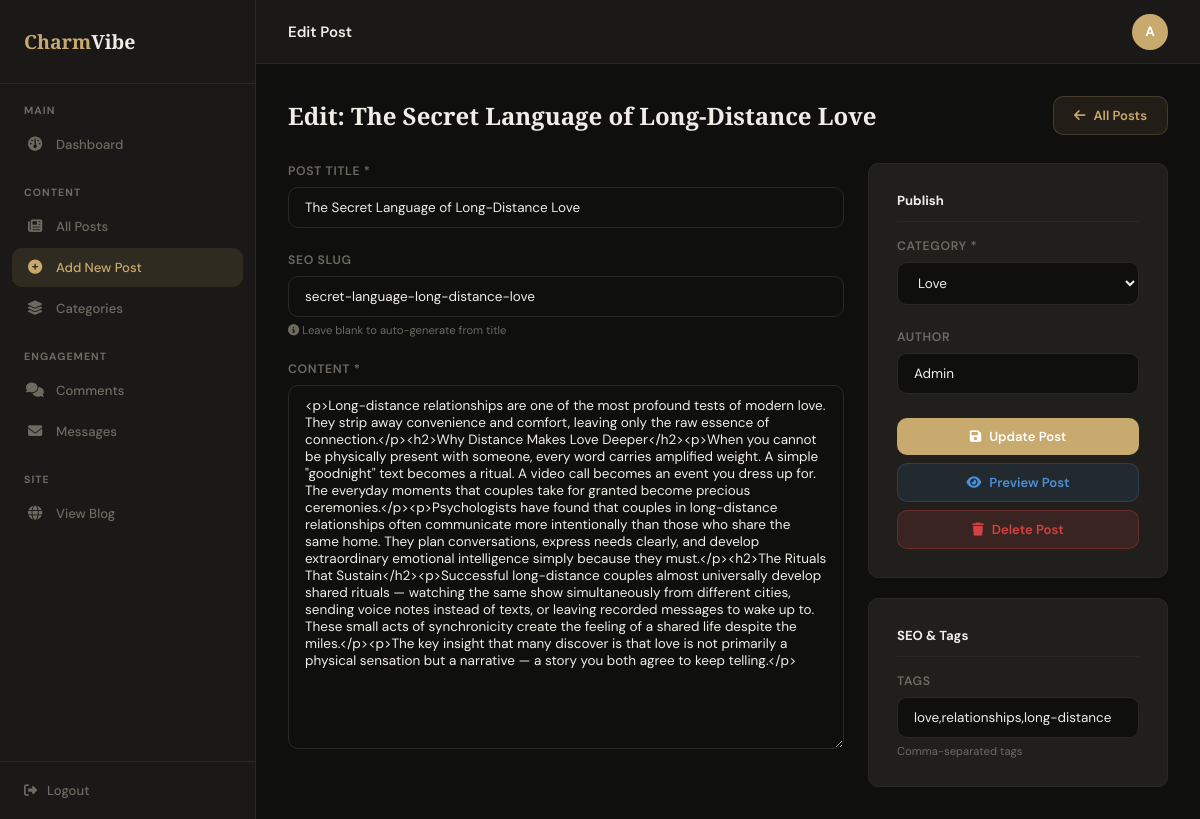
The app's page /admin/add-post.php?edit=1 (signed in) with its own data.
### tables this page shows
CREATE TABLE IF NOT EXISTS posts (
  id          INT UNSIGNED AUTO_INCREMENT PRIMARY KEY,
  title       VARCHAR(255) NOT NULL,
  slug        VARCHAR(280) NOT NULL UNIQUE,
  content     LONGTEXT     NOT NULL,
  excerpt     TEXT,
  image       VARCHAR(255) DEFAULT NULL,
  category_id INT UNSIGNED NOT NULL,
  author      VARCHAR(80)  NOT NULL DEFAULT 'Admin',
  tags        VARCHAR(255) DEFAULT NULL,
  created_at  DATETIME     NOT NULL DEFAULT CURRENT_TIMESTAMP,
  updated_at  DATETIME     NOT NULL DEFAULT CURRENT_TIMESTAMP ON UPDATE CURRENT_TIMESTAMP,
  FOREIGN KEY (category_id) REFERENCES categories(id) ON DELETE CASCADE
);

CREATE TABLE IF NOT EXISTS categories (
  id         INT UNSIGNED AUTO_INCREMENT PRIMARY KEY,
  name       VARCHAR(80)  NOT NULL,
  slug       VARCHAR(100) NOT NULL UNIQUE,
  icon       VARCHAR(60)  NOT NULL DEFAULT 'fa-folder',
  created_at DATETIME     NOT NULL DEFAULT CURRENT_TIMESTAMP
);

### includes/functions.php (called while the page is built, shortened)
<?php
require_once __DIR__ . '/db.php';
function getPostById(int $id): ?array {
    global $pdo;
    $stmt = $pdo->prepare(
        "SELECT p.*, c.name AS category_name
         FROM posts p LEFT JOIN categories c ON p.category_id = c.id
         WHERE p.id = ?"
    );
    $stmt->execute([$id]);
    return $stmt->fetch() ?: null;
}
function getCategories(): array {
    global $pdo;
    return $pdo->query(
        "SELECT c.*, COUNT(p.id) AS post_count
         FROM categories c LEFT JOIN posts p ON c.id = p.category_id
         GROUP BY c.id ORDER BY c.name"
    )->fetchAll();
}

### admin/add-post.php (the view, shortened to what this page needs)
<?php
require_once __DIR__ . '/../includes/db.php';
require_once __DIR__ . '/../includes/functions.php';
$editId   = isset($_GET['edit']) ? (int)$_GET['edit'] : 0;
$editPost = $editId ? getPostById($editId) : null;
$categories = getCategories();
?>
<!DOCTYPE html>
<html lang="en">
<head>
  <link rel="stylesheet" href="https://cdnjs.cloudflare.com/ajax/libs/font-awesome/6.5.0/css/all.min.css">
  <link rel="stylesheet" href="../assets/css/admin.css">
</head>
<body>
<?php require_once 'sidebar.php'; ?>
<div class="admin-main">
  <div class="admin-topbar">
    <div class="topbar-title"><?= $editPost ? 'Edit Post' : 'Add New Post' ?></div>
    <div class="topbar-right">
      <div class="admin-avatar"><?= strtoupper(substr($_SESSION['admin_user'],0,1)) ?></div>
    </div>
  </div>
  <div class="admin-content">
    <div class="admin-page-header">
      <div class="admin-page-title"><?= $editPost ? 'Edit: ' . htmlspecialchars($editPost['title']) : 'Write New Post' ?></div>
      <a href="manage-posts.php" class="admin-btn" style="background:rgba(200,169,110,0.1);color:var(--admin-accent);border:1px solid rgba(200,169,110,0.2)"><i class="fas fa-arrow-left"></i> All Posts</a>
    </div>
    <form method="POST" action="add-post.php<?= $editId ? '?edit='.$editId : '' ?>">
      <div style="display:grid;grid-template-columns:1fr 300px;gap:24px;align-items:start">
        <div>
          <div class="admin-form-group">
            <label class="admin-label" for="title">Post Title *</label>
            <input class="admin-input" type="text" id="title" name="title"
              value="<?= htmlspecialchars($editPost['title'] ?? $_POST['title'] ?? '') ?>"
              placeholder="Enter a compelling title…" required
              oninput="autoSlug(this.value)">
          </div>
          <div class="admin-form-group">
            <label class="admin-label" for="slug">SEO Slug</label>
            <input class="admin-input" type="text" id="slug" name="slug"
              value="<?= htmlspecialchars($editPost['slug'] ?? $_POST['slug'] ?? '') ?>"
              placeholder="auto-generated-from-title">
            <div style="font-size:.75rem;color:var(--admin-muted);margin-top:6px"><i class="fas fa-info-circle"></i> Leave blank to auto-generate from title</div>
          </div>
          <div class="admin-form-group">
            <label class="admin-label" for="content">Content *</label>
            <textarea class="admin-input" id="content" name="content" rows="20"><?= htmlspecialchars($editPost['content'] ?? $_POST['content'] ?? '') ?></textarea>
          </div>
        </div>
        <div>
          <div class="admin-card" style="margin-bottom:20px">
            <div style="font-weight:700;font-size:.875rem;margin-bottom:16px;padding-bottom:12px;border-bottom:1px solid var(--admin-border)">Publish</div>
            <div class="admin-form-group">
              <label class="admin-label" for="category_id">Category *</label>
              <select class="admin-input" id="category_id" name="category_id" required>
                <?php foreach ($categories as $cat): ?>
                <option value="<?= $cat['id'] ?>" <?= ($editPost['category_id'] ?? $_POST['category_id'] ?? '') == $cat['id'] ? 'selected' : '' ?>>
                  <?= htmlspecialchars($cat['name']) ?>
                </option>
                <?php endforeach; ?>
              </select>
            </div>
            <div class="admin-form-group">
              <label class="admin-label" for="author">Author</label>
              <input class="admin-input" type="text" id="author" name="author"
                value="<?= htmlspecialchars($editPost['author'] ?? $_POST['author'] ?? 'Admin') ?>">
            </div>
            <button type="submit" class="admin-btn admin-btn-primary" style="width:100%;justify-content:center">
              <i class="fas fa-<?= $editPost ? 'floppy-disk' : 'upload' ?>"></i>
              <?= $editPost ? 'Update Post' : 'Publish Post' ?>
            </button>
            <?php if ($editPost): ?>
            <a href="../post.php?slug=<?= urlencode($editPost['slug']) ?>" target="_blank"
               class="admin-btn" style="width:100%;justify-content:center;margin-top:8px;background:rgba(74,144,217,0.1);color:#4A90D9;border:1px solid rgba(74,144,217,0.2)">
              <i class="fas fa-eye"></i> Preview Post
            </a>
            <a href="manage-posts.php?delete=<?= $editPost['id'] ?>" onclick="return confirm('Delete this post permanently?')"
               class="admin-btn admin-btn-danger" style="width:100%;justify-content:center;margin-top:8px">
              <i class="fas fa-trash"></i> Delete Post
            </a>
            <?php endif; ?>
          </div>
          <div class="admin-card">
            <div style="font-weight:700;font-size:.875rem;margin-bottom:16px;padding-bottom:12px;border-bottom:1px solid var(--admin-border)">SEO & Tags</div>
            <div class="admin-form-group" style="margin-bottom:0">
              <label class="admin-label" for="tags">Tags</label>
              <input class="admin-input" type="text" id="tags" name="tags"
                value="<?= htmlspecialchars($editPost['tags'] ?? $_POST['tags'] ?? '') ?>"
                placeholder="love, psychology, relationships">
              <div style="font-size:.75rem;color:var(--admin-muted);margin-top:6px">Comma-separated tags</div>
            </div>
          </div>
        </div>
      </div>
    </form>
  </div>
</div>
</body></html>

### assets/css/admin.css (style rules this page uses)
:root { --admin-bg: #0F0F0E; --admin-surface: #1A1917; --admin-card: #201F1C; --admin-border: #2A2826; --admin-text: #F0EDE6; --admin-muted: #6E6A62; --admin-accent: #C8A96E; --admin-success: #3A8E64; --admin-danger: #D14343; --admin-warning: #E09A28; --admin-info: #4A90D9; --sidebar-width: 256px; --font-body: 'DM Sans', system-ui, sans-serif; --font-display: 'Playfair Display', serif; --radius: 10px; --transition: 0.2s ease; }
*, *::before, *::after { box-sizing: border-box; margin: 0; padding: 0; }
html { font-size: 15px; }
body { font-family: var(--font-body); background: var(--admin-bg); color: var(--admin-text); min-height: 100vh; display: flex; }
a { color: inherit; text-decoration: none; }
.admin-main { margin-left: var(--sidebar-width); flex: 1; min-height: 100vh; display: flex; flex-direction: column; }
.admin-topbar { padding: 0 32px; height: 64px; background: var(--admin-surface); border-bottom: 1px solid var(--admin-border); display: flex; align-items: center; justify-content: space-between; position: sticky; top: 0; z-index: 99; }
.topbar-title { font-weight: 600; font-size: 1rem; }
.topbar-right { display: flex; align-items: center; gap: 12px; }
.admin-avatar { width: 36px; height: 36px; border-radius: 50%; background: var(--admin-accent); display: flex; align-items: center; justify-content: center; font-weight: 700; font-size: 0.9rem; color: #fff; }
.admin-content { padding: 32px; flex: 1; }
.admin-btn { display: inline-flex; align-items: center; gap: 8px; padding: 10px 20px; border-radius: var(--radius); font-family: var(--font-body); font-size: 0.875rem; font-weight: 600; cursor: pointer; border: none; transition: all var(--transition); }
.admin-btn-primary { background: var(--admin-accent); color: #fff; }
.admin-btn-danger { background: rgba(209,67,67,0.15); color: var(--admin-danger); border: 1px solid rgba(209,67,67,0.3); }
.admin-form-group { margin-bottom: 24px; }
.admin-label { display: block; font-size: 0.82rem; font-weight: 600; color: var(--admin-muted); margin-bottom: 8px; text-transform: uppercase; letter-spacing: 0.05em; }
.admin-input { width: 100%; padding: 11px 16px; background: var(--admin-bg); border: 1.5px solid var(--admin-border); border-radius: var(--radius); color: var(--admin-text); font-family: var(--font-body); font-size: 0.9rem; outline: none; transition: border-color var(--transition); }
.admin-input::placeholder { color: var(--admin-muted); }
textarea.admin-input { min-height: 100px; resize: vertical; }
select.admin-input { cursor: pointer; }
.admin-page-header { display: flex; align-items: center; justify-content: space-between; margin-bottom: 28px; }
.admin-page-title { font-family: var(--font-display); font-size: 1.6rem; font-weight: 900; color: var(--admin-text); }
.admin-card { background: var(--admin-card); border: 1px solid var(--admin-border); border-radius: var(--radius); padding: 28px; }

### records on screen
posts: title "The Secret Language of Long-Distance Love", slug "secret-language-long-distance-love", content "<p>Long-distance relationships are one of the most profound tests of modern love. They strip away convenience and comfort, leaving only the raw essence of connection.</p><h2>Why Distance Makes Love Deeper</h2><p>When you cannot be physically present with someone, every word carries amplified weight. A simple \"goodnight\" text becomes a ritual. A video call becomes an event you dress up for. The everyday moments that couples take for granted become precious ceremonies.</p><p>Psychologists have found that couples in long-distance relationships often communicate more intentionally than those who share the same home. They plan conversations, express needs clearly, and develop extraordinary…", category_id "Love", author "Admin", tags "love,relationships,long-distance"

### other values on screen
substr($_SESSION['admin_user'],0,1) "A"
